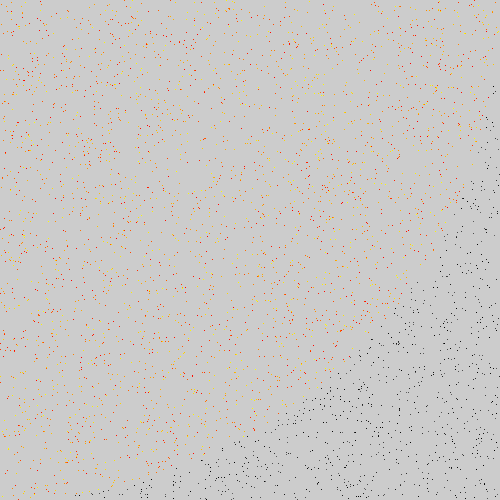
Frame 1 (no input)
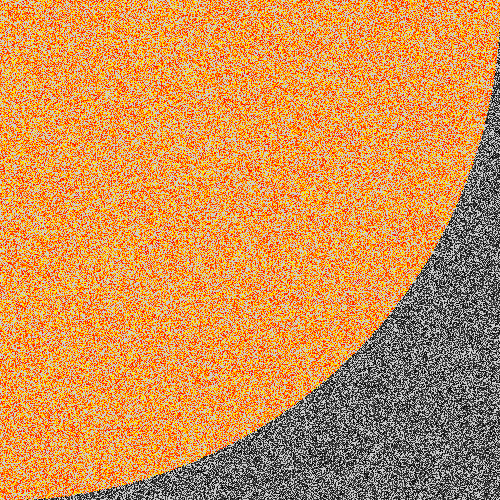
Frame 60 (the mouse pressed at the canvas centre just before this capture)
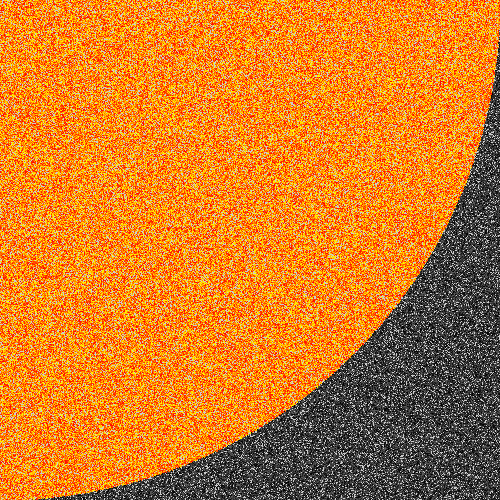
Frame 120 (the mouse held since frame 60 and released just before this capture)

The Processing sketch that drew these frames (run headless with seeded random() and noise(); from frame 60 on, the mouse is pressed at the canvas centre):

// Processing sketch: MC_Pi_faster
// ── MC_Pi_faster.pde
// Obliczanie liczby Pi metodą Monte Carlo
// https://pl.wikipedia.org/wiki/Metoda_Monte_Carlo
//-//////////////////////////////////////////////////////////////////////////

int nst=20000; //Ile losowań na ramkę - 
               //u mnie 15000 daje już prawie maksymalną wydajność
int n=0;  //short n = 0; //Używając typu short można bardzo szybko sprawdzić 
int nk=0; //short nk = 0; //czy działa ZABEZPIECZENIE NA ROZMIAR int'a
double s;

void setup()
{
  size(500,500);
  frameRate(10000);
  noSmooth(); //To przyśpiesza mniej więcej 5 razy!
}

void keyPressed()
//Naciśnij dowolny klawisz żeby podejrzeć aktualny wynik
{ //Ile realnie punktów na sekundę i przy jakiej liczbie klatek
  println( "Points Rate:",frameRate*nst," (",frameRate,")");
  println( "Liczba pkt. w kole wynosi: ", (int)nk); 
  println( "Liczba pkt. w kwadracie wynosi: ", (int)n);
  s = 4. * nk /(double)( n );  //Ostateczne obliczenie proporcji
  println( "Liczba pi wynosi: ", s);
}

void draw() //Jest wykonywane w niewidocznej, nieskończonej pętli
{
  for(int i=0;i<nst;i++) //Więcej niż 1 losowanie na ramkę wyświetlania
  {
    float x = random(1.0) * 2 - 1;
    float y = random(1.0) * 2 - 1;
    n++; //kolejna próba 
    
    //ZABEZPIECZENIE NA ROZMIAR int-a
    if(n<0) //PRZEWINĄŁ się int!!!
    {
      n--; //Przewijamy z powrotem
      textSize(18); //Trochę większy font
      text("Pi = " + (4. * ( (double)nk )/( (double) n ) ),0,height);
      noLoop(); //Koniec powtarzania pętli `draw()`
                //Niestety oznacza to też brak reakcji na zdarzenia!
      break; //Przerwanie wewnętrznej pętli
    }
    
    if(x*x + y*y <= 1) //równanie okręgu
    {
        nk++;          //punkt wewnątrz
        stroke(255, nk % 256, 0); //kolor czerwono-żółty
    }
    else               //punkt na zewnątrz
    {
        stroke( n % 100 ); //kolor ciemno szary
    }
  
    point(x*width,y*height);
  }
}

//https://processing.org/reference/
